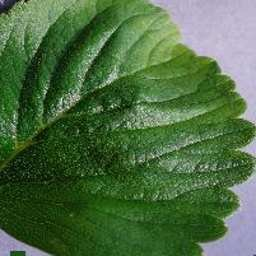
#> input picture data/own_leaves/proxy_00_Strawberry___healthy.jpg, 256 x 256 px
$ python -i error_analysis.py   (imports and definitions only)   (older library calls are emulated)
#> lines starting #> are read from the running program, lines starting #| are printed output that depends on the picture; after the words box and inside, x2 and y2 are one past the last pixel; in counts of white or black regions, pixels touching at a corner belong together
### src/background.py
"""Remove lab backgrounds from PlantVillage leaf photos."""

from __future__ import annotations

import cv2
import numpy as np
from PIL import Image


def _largest_component(mask: np.ndarray) -> np.ndarray:
    num_labels, labels, stats, _ = cv2.connectedComponentsWithStats(
        mask.astype(np.uint8), connectivity=8
    )
    if num_labels <= 1:
        return mask.astype(bool)
    # Label 0 is background.
    areas = stats[1:, cv2.CC_STAT_AREA]
    best = 1 + int(np.argmax(areas))
    return labels == best


def leaf_mask_rgb(rgb: np.ndarray) -> np.ndarray:
    """Binary leaf mask. True where the leaf is likely present.

    PlantVillage photos usually sit on a flat grey lab backdrop. The mask keeps
    pixels that are either greener than the corners or far from the corner colour,
    then retains the largest connected blob.
    """
    if rgb.ndim != 3 or rgb.shape[2] != 3:
        raise ValueError("Expected an HxWx3 RGB image.")
    image = rgb.astype(np.uint8)
    h, w, _ = image.shape
    corners = np.stack(
        [
            image[0, 0],
            image[0, w - 1],
            image[h - 1, 0],
            image[h - 1, w - 1],
        ],
        axis=0,
    ).astype(np.float32)
    bg = corners.mean(axis=0)
    dist = np.linalg.norm(image.astype(np.float32) - bg, axis=2)
    diff_mask = dist > 28.0

    hsv = cv2.cvtColor(image, cv2.COLOR_RGB2HSV)
    green = (
        (hsv[:, :, 0] >= 25)
        & (hsv[:, :, 0] <= 95)
        & (hsv[:, :, 1] >= 25)
        & (hsv[:, :, 2] >= 25)
    )
    mask = (diff_mask | green).astype(np.uint8) * 255
    kernel = np.ones((5, 5), np.uint8)
    mask = cv2.morphologyEx(mask, cv2.MORPH_CLOSE, kernel, iterations=2)
    mask = cv2.morphologyEx(mask, cv2.MORPH_OPEN, kernel, iterations=1)
    return _largest_component(mask)


# [35 lines left out: functions mask_background, crop_to_leaf, not called in this run]

### src/error_analysis.py
"""Heuristics for plant validation failure taxonomy."""

from __future__ import annotations

from collections import Counter

import cv2
import numpy as np
from PIL import Image

from src.background import leaf_mask_rgb


TAXONOMY_LABELS = (
    "shortcut",
    "confused_disease",
    "rare_class",
    "bad_image",
    "other",
)


def crop_name(class_name: str) -> str:
    """PlantVillage class = Crop___Disease; return the crop token."""
    return str(class_name).split("___", 1)[0]


# [10 lines left out: function rare_class_names, not called in this run]


def image_quality_flags(image: Image.Image) -> dict[str, float | bool]:
    """Cheap quality scores used to flag bad photos."""
    rgb = np.asarray(image.convert("RGB"))
    gray = cv2.cvtColor(rgb, cv2.COLOR_RGB2GRAY).astype(np.float32)
    mean = float(gray.mean())
    std = float(gray.std())
    lap_var = float(cv2.Laplacian(gray, cv2.CV_32F).var())
    mask = leaf_mask_rgb(rgb)
    leaf_frac = float(mask.mean()) if mask.size else 0.0
    return {
        "mean_luma": mean,
        "std_luma": std,
        "laplacian_var": lap_var,
        "leaf_frac": leaf_frac,
        "too_dark": mean < 45.0,
        "too_bright": mean > 210.0,
        "low_contrast": std < 18.0,
        "blurry": lap_var < 40.0,
        "tiny_leaf": leaf_frac < 0.12,
    }


# [59 lines left out: functions is_bad_image, assign_taxonomy, select_error_indices, not called in this run]


def taxonomy_counts(labels: list[str]) -> dict[str, int]:
    counter = Counter(labels)
    return {name: int(counter.get(name, 0)) for name in TAXONOMY_LABELS}

>>> from PIL import Image
>>> picture = Image.open('../data/own_leaves/proxy_00_Strawberry___healthy.jpg')
#> picture is the input picture: PIL image 256x256 RGB; mean R, G, B 76.3, 108, 66.1
>>> result = image_quality_flags(picture)
#> in image_quality_flags, `gray = cv2.cvtColor(rgb, cv2.COLOR_RGB2GRAY).astype(np.float32)`:
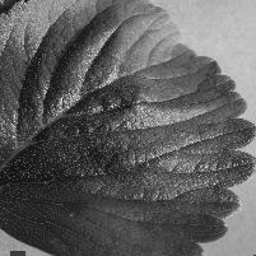
#> gray: shape (256, 256) float32; min 5, max 241, mean 93.7
#> in image_quality_flags, `mean = float(gray.mean())`: mean = 93.71
#> in image_quality_flags, `std = float(gray.std())`: std = 48.28
#> in image_quality_flags, `lap_var = float(cv2.Laplacian(gray, cv2.CV_32F).var())`: lap_var = 1326.3
#> in leaf_mask_rgb, `corners = np.stack( [ image[0, 0], image[0, w - 1], image[h - 1, 0], i..`: corners = [[165, 159, 187], [190, 182, 206], [160, 150, 185], [55, 54, 88]]
#> in leaf_mask_rgb, `bg = corners.mean(axis=0)`: bg = [142.5, 136.2, 166.5]
#> in leaf_mask_rgb, `dist = np.linalg.norm(image.astype(np.float32) - bg, axis=2)`:
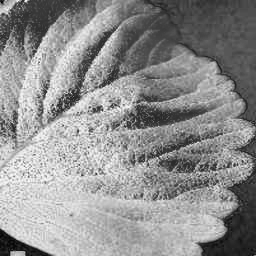
#> dist: shape (256, 256) float32; min 0.75, max 253.4, mean 144.1
#> in leaf_mask_rgb, `diff_mask = dist > 28.0`:
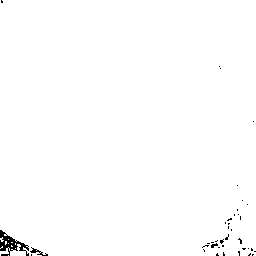
#> diff_mask: shape (256, 256) bool; 99.2% white; black in thin lines or dots
#> in leaf_mask_rgb, `hsv = cv2.cvtColor(image, cv2.COLOR_RGB2HSV)`: hsv: shape (256, 256, 3); mean H, S, V 61.6, 136.4, 111.3
#> in leaf_mask_rgb, `green = ( (hsv[:, :, 0] >= 25) & (hsv[:, :, 0] <= 95) & (hsv[:, :, 1] ..`:
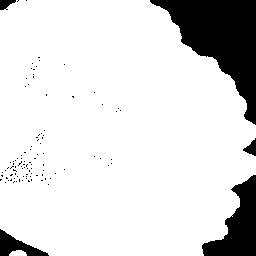
#> green: shape (256, 256) bool; 86.2% white; 102 black regions (97 under 20 px), largest, box (x1, y1, x2, y2) and area: (150, 0, 256, 125) 5876, (202, 175, 256, 256) 2233, (0, 229, 49, 256) 577, (243, 138, 256, 156) 122, (0, 0, 16, 10) 105
#> in leaf_mask_rgb, `mask = (diff_mask | green).astype(np.uint8) * 255`: mask: shape (256, 256); 99.2% white; black in thin lines or dots
#> in leaf_mask_rgb, `mask = cv2.morphologyEx(mask, cv2.MORPH_CLOSE, kernel, iterations=2)`: mask: shape (256, 256); every value is 255
#> in _largest_component, `num_labels, labels, stats, _ = cv2.connectedComponentsWithStats( mask...`: labels: shape (256, 256) int32; every value is 1
#> in _largest_component, `num_labels, labels, stats, _ = cv2.connectedComponentsWithStats( mask...`: num_labels = 2; stats = [[-1, 2147483647, 0, 0, 0], [0, 0, 256, 256, 65536]]
#> in _largest_component, `areas = stats[1:, cv2.CC_STAT_AREA]`: areas = [65536]
#> in _largest_component, `best = 1 + int(np.argmax(areas))`: best = 1
#> in _largest_component, `return labels == best`: returned value: shape (256, 256) bool; every value is 1
#> result = 9 items

$ run again, on data/own_leaves/proxy_01_Potato___healthy.jpg
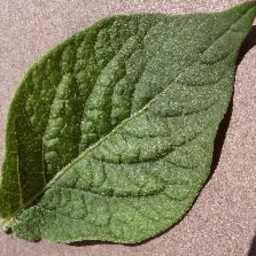
#> input picture data/own_leaves/proxy_01_Potato___healthy.jpg, 256 x 256 px
#> picture is the input picture: PIL image 256x256 RGB; mean R, G, B 125.4, 127.1, 92.7
#> in image_quality_flags, `gray = cv2.cvtColor(rgb, cv2.COLOR_RGB2GRAY).astype(np.float32)`:
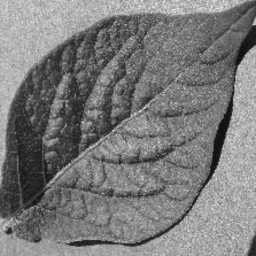
#> gray: shape (256, 256) float32; min 5, max 234, mean 122.7
#> mean = 122.7
#> std = 44.3
#> lap_var = 1209.1
#> corners = [[200, 179, 178], [109, 91, 71], [176, 148, 144], [57, 41, 44]]
#> bg = [135.5, 114.8, 109.2]
#> diff_mask: shape (256, 256) bool; 96.5% white; black in thin lines or dots
#> hsv: shape (256, 256, 3); mean H, S, V 30.4, 96.4, 134.5
#> green: shape (256, 256) bool; 69% white; 14 black regions (12 under 20 px), largest, box (x1, y1, x2, y2) and area: (0, 17, 256, 256) 12673, (0, 0, 256, 164) 7652
#> in leaf_mask_rgb, `mask = (diff_mask | green).astype(np.uint8) * 255`:
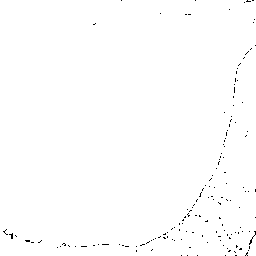
#> mask: shape (256, 256); 99.5% white; black in thin lines or dots
#> labels: shape (256, 256) int32; every value is 1
#> num_labels = 2; stats = [[-1, 2147483647, 0, 0, 0], [0, 0, 256, 256, 65536]]
#> areas = [65536]
#> best = 1
#> result = 9 items

$ run again, on data/own_leaves/proxy_02_Tomato___Early_blight.jpg
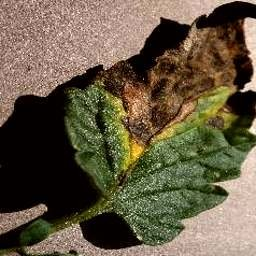
#> input picture data/own_leaves/proxy_02_Tomato___Early_blight.jpg, 256 x 256 px
#> picture is the input picture: PIL image 256x256 RGB; mean R, G, B 101.9, 90.1, 68.6
#> in image_quality_flags, `gray = cv2.cvtColor(rgb, cv2.COLOR_RGB2GRAY).astype(np.float32)`:
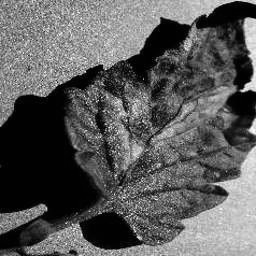
#> gray: shape (256, 256) float32; min 0, max 250, mean 91.2
#> mean = 91.17
#> std = 67.7
#> lap_var = 5459.3
#> corners = [[98, 68, 57], [213, 194, 177], [78, 75, 32], [215, 197, 183]]
#> bg = [151, 133.5, 112.2]
#> diff_mask: shape (256, 256) bool; 90.5% white; black in thin lines or dots
#> hsv: shape (256, 256, 3); mean H, S, V 23.3, 138.6, 105.2
#> green: shape (256, 256) bool; 27.3% white; 15 white regions (11 under 20 px), largest, box (x1, y1, x2, y2) and area: (20, 82, 256, 252) 17688, (25, 252, 80, 256) 114, (240, 118, 251, 125) 53, (0, 249, 10, 256) 50
#> in leaf_mask_rgb, `mask = (diff_mask | green).astype(np.uint8) * 255`:
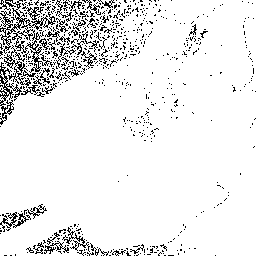
#> mask: shape (256, 256); 91.7% white; black in thin lines or dots
#> labels: shape (256, 256) int32; every value is 1
#> num_labels = 2; stats = [[-1, 2147483647, 0, 0, 0], [0, 0, 256, 256, 65536]]
#> areas = [65536]
#> best = 1
#> result = 9 items

$ run again, on data/own_leaves/proxy_03_Cherry_(including_sour)___Powdery_mildew.jpg
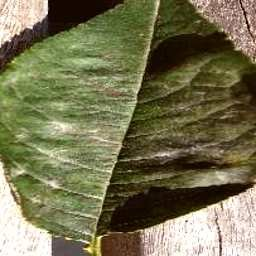
#> input picture data/own_leaves/proxy_03_Cherry_(including_sour)___Powdery_mildew.jpg, 256 x 256 px
#> picture is the input picture: PIL image 256x256 RGB; mean R, G, B 117.6, 114.4, 81.1
#> in image_quality_flags, `gray = cv2.cvtColor(rgb, cv2.COLOR_RGB2GRAY).astype(np.float32)`:
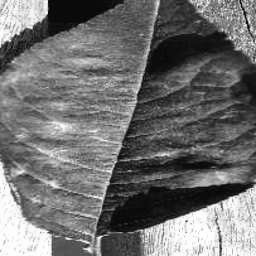
#> gray: shape (256, 256) float32; min 2, max 255, mean 111.6
#> mean = 111.6
#> std = 65.93
#> lap_var = 1532.6
#> corners = [[255, 235, 215], [152, 122, 112], [253, 249, 246], [255, 250, 241]]
#> bg = [228.8, 214, 203.5]
#> diff_mask: shape (256, 256) bool; 95.4% white; black in thin lines or dots
#> hsv: shape (256, 256, 3); mean H, S, V 26.1, 118.1, 121.5
#> green: shape (256, 256) bool; 53.3% white; 52 black regions (42 under 20 px), largest, box (x1, y1, x2, y2) and area: (90, 128, 256, 256) 15976, (143, 0, 256, 82) 4757, (0, 0, 123, 70) 3933
#> in leaf_mask_rgb, `mask = (diff_mask | green).astype(np.uint8) * 255`:
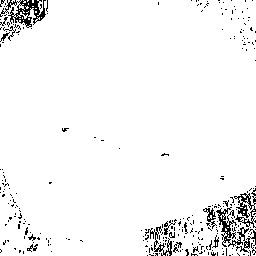
#> mask: shape (256, 256); 95.7% white; black in thin lines or dots
#> labels: shape (256, 256) int32; every value is 1
#> num_labels = 2; stats = [[-1, 2147483647, 0, 0, 0], [0, 0, 256, 256, 65536]]
#> areas = [65536]
#> best = 1
#> result = 9 items
